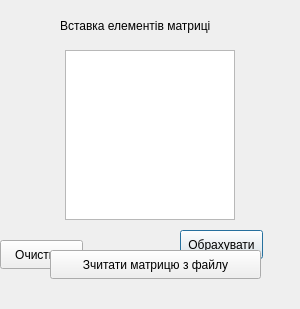
<?xml version="1.0" encoding="UTF-8"?>
<ui version="4.0">
 <class>InputWindow</class>
 <widget class="QDialog" name="InputWindow">
  <property name="geometry">
   <rect>
    <x>0</x>
    <y>0</y>
    <width>300</width>
    <height>309</height>
   </rect>
  </property>
  <property name="minimumSize">
   <size>
    <width>300</width>
    <height>300</height>
   </size>
  </property>
  <property name="maximumSize">
   <size>
    <width>1000</width>
    <height>1000</height>
   </size>
  </property>
  <property name="windowTitle">
   <string>Dialog</string>
  </property>
  <widget class="QLabel" name="label">
   <property name="geometry">
    <rect>
     <x>60</x>
     <y>10</y>
     <width>191</width>
     <height>31</height>
    </rect>
   </property>
   <property name="text">
    <string>Вставка елементів матриці</string>
   </property>
  </widget>
  <widget class="QPushButton" name="submitButton">
   <property name="geometry">
    <rect>
     <x>180</x>
     <y>230</y>
     <width>83</width>
     <height>29</height>
    </rect>
   </property>
   <property name="text">
    <string>Обрахувати</string>
   </property>
  </widget>
  <widget class="QPushButton" name="clearButton">
   <property name="geometry">
    <rect>
     <x>0</x>
     <y>240</y>
     <width>83</width>
     <height>29</height>
    </rect>
   </property>
   <property name="text">
    <string>Очистити</string>
   </property>
   <property name="default">
    <bool>false</bool>
   </property>
   <property name="flat">
    <bool>false</bool>
   </property>
  </widget>
  <widget class="QTableWidget" name="matrixWidget">
   <property name="geometry">
    <rect>
     <x>65</x>
     <y>50</y>
     <width>170</width>
     <height>170</height>
    </rect>
   </property>
   <property name="acceptDrops">
    <bool>false</bool>
   </property>
  </widget>
  <widget class="QLabel" name="statusBar">
   <property name="geometry">
    <rect>
     <x>0</x>
     <y>280</y>
     <width>301</width>
     <height>20</height>
    </rect>
   </property>
   <property name="text">
    <string/>
   </property>
   <property name="alignment">
    <set>Qt::AlignCenter</set>
   </property>
  </widget>
  <widget class="QPushButton" name="pushButton">
   <property name="geometry">
    <rect>
     <x>50</x>
     <y>250</y>
     <width>211</width>
     <height>29</height>
    </rect>
   </property>
   <property name="text">
    <string>Зчитати матрицю з файлу</string>
   </property>
  </widget>
 </widget>
 <resources/>
 <connections/>
</ui>
